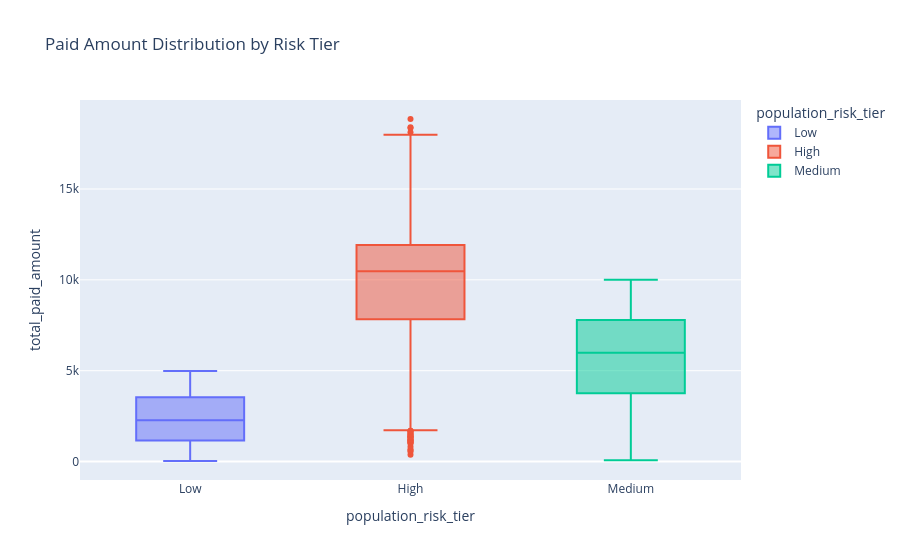

The cell this chart's notebook holds for it:
### Code cell
fig = px.box(
    risk_df,
    x="population_risk_tier",
    y="total_paid_amount",
    color="population_risk_tier",
    title="Paid Amount Distribution by Risk Tier"
)

fig.show()

### Figure 1 — Plotly figure (JSON) as saved in the notebook; plotly's stock layout.template omitted (floating-point values rounded to 4 significant figures; data arrays with more than 128 entries replaced by an {"elided": "..."} marker saying what was removed)
{"data": [{"alignmentgroup": "True", "hovertemplate": "population_risk_tier=%{x}<br>total_paid_amount=%{y}<extra></extra>", "legendgroup": "Low", "marker": {"color": "#636efa"}, "name": "Low", "notched": false, "offsetgroup": "Low", "orientation": "v", "showlegend": true, "type": "box", "x": {"elided": "1009 str values"}, "x0": " ", "xaxis": "x", "y": {"elided": "1009 float values"}, "y0": " ", "yaxis": "y"}, {"alignmentgroup": "True", "hovertemplate": "population_risk_tier=%{x}<br>total_paid_amount=%{y}<extra></extra>", "legendgroup": "High", "marker": {"color": "#EF553B"}, "name": "High", "notched": false, "offsetgroup": "High", "orientation": "v", "showlegend": true, "type": "box", "x": {"elided": "1641 str values"}, "x0": " ", "xaxis": "x", "y": {"elided": "1641 float values"}, "y0": " ", "yaxis": "y"}, {"alignmentgroup": "True", "hovertemplate": "population_risk_tier=%{x}<br>total_paid_amount=%{y}<extra></extra>", "legendgroup": "Medium", "marker": {"color": "#00cc96"}, "name": "Medium", "notched": false, "offsetgroup": "Medium", "orientation": "v", "showlegend": true, "type": "box", "x": {"elided": "2350 str values"}, "x0": " ", "xaxis": "x", "y": {"elided": "2350 float values"}, "y0": " ", "yaxis": "y"}], "layout": {"boxmode": "overlay", "legend": {"title": {"text": "population_risk_tier"}, "tracegroupgap": 0}, "title": {"text": "Paid Amount Distribution by Risk Tier"}, "xaxis": {"anchor": "y", "categoryarray": ["Low", "High", "Medium"], "categoryorder": "array", "domain": [0, 1], "title": {"text": "population_risk_tier"}}, "yaxis": {"anchor": "x", "domain": [0, 1], "title": {"text": "total_paid_amount"}}}}
